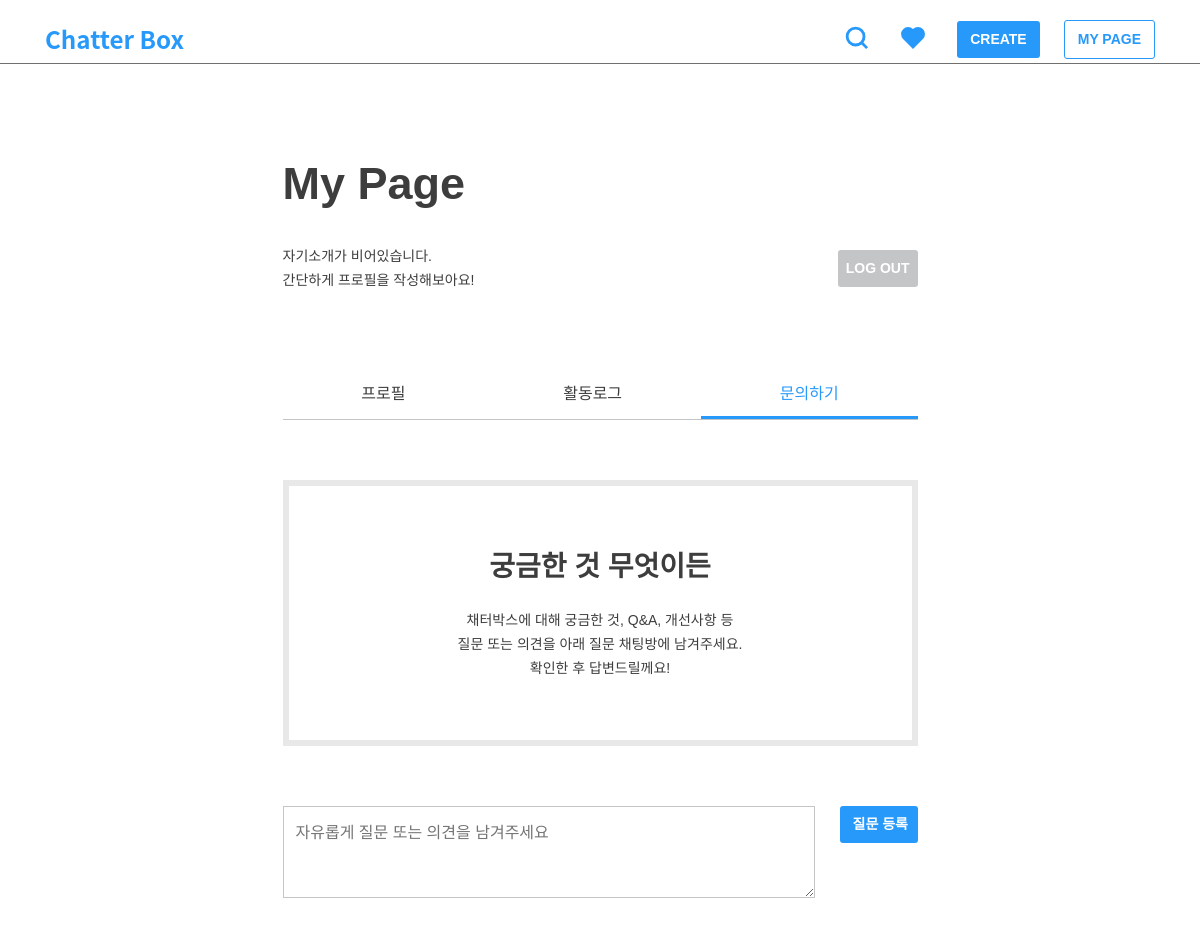
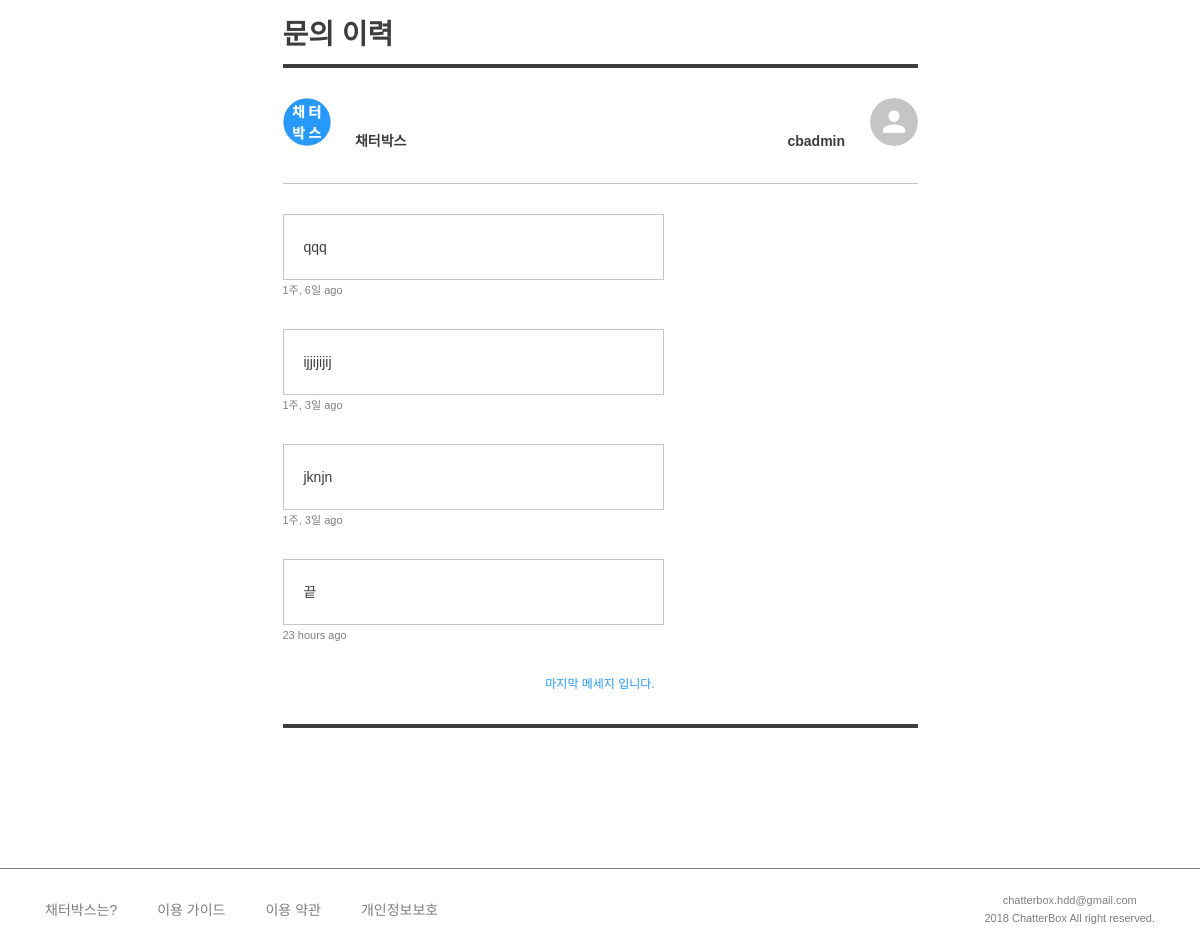
Screenshot of /member/contact/ (signed in) with the database file from the repository (2 pictures, top to bottom).
### member/models.py (models this page shows, shortened)
class User(AbstractUser):
    GENDER_MALE = 'm'
    GENDER_FEMALE = 'f'
    GENDER_OTHER = 'o'
    CHOICES_GENDER = (
        (GENDER_MALE, '남성'),
        (GENDER_FEMALE, '여성'),
        (GENDER_OTHER, '기타'),
    )
    profile_image = models.ImageField(
        default='default/user.png', null=True, upload_to='user')
    bio = models.CharField(max_length=160, null=True)
    gender = models.CharField(max_length=1, choices=CHOICES_GENDER)
    like_posts = models.ManyToManyField(
        'post.Post', blank=True, related_name='like_users')
    like_comments = models.ManyToManyField(
        'comment.Comment', blank=True, related_name='like_comments')
    hate_comments = models.ManyToManyField(
        'comment.Comment', blank=True, related_name='hate_comments')
    objects = UserManager()

class ContactChat(models.Model):
    owner = models.ForeignKey(settings.AUTH_USER_MODEL, related_name='owner')
    author = models.ForeignKey(settings.AUTH_USER_MODEL, related_name='author')
    created_at = models.DateTimeField(auto_now_add=True, null=True)
    content = models.TextField()
    @property
    def natural_time(self):
        return naturaltime(self.created_at)

### member/views.py (the view)
@login_required
def contact(request):
    user = request.user
    chats = ContactChat.objects.filter(owner=user)
    chat_form = ContactChatForm()
    context = {
        'user': user,
        'chats': chats,
        'chat_form': chat_form,
    }
    return render(request, 'member/contact.html', context)

### member/forms.py
class ContactChatForm(forms.ModelForm):
    class Meta:
        model = ContactChat
        fields = (
            'content',
        )
        widgets = {
            'content': forms.Textarea(
                attrs={
                    'class': 'content',
                    'placeholder': '자유롭게 질문 또는 의견을 남겨주세요',
                }
            )
        }

### templates/member/contact.html (shortened to what this page needs)
{% extends 'base.html' %}
{% load static %}
{% block customCSS %}
<link rel="stylesheet" href="{% static 'css/member/my_page.css' %}">
<link rel="stylesheet" href="{% static 'css/member/contact.css' %}">
{% endblock %}
{% block content %}
<div class="row justify-content-center">
    <div class="col-md-7 mypage">
        <h2>My Page</h2>
        <div class="info-area">
            {% if user.bio %}
            <h6>{{ user.bio }}</h6>
            {% else %}
            <h6>자기소개가 비어있습니다.<br />간단하게 프로필을 작성해보아요!</h6>
            {% endif %}
            <a class="btn btn-gray" href="{% url 'member:logout' %}">LOG OUT</a>
        </div>
        <div class="mypage-body">
            <ul class="nav nav-pills nav-fill">
                <li class="nav-item"><a class="tab-link" href="{% url 'member:my_page' %}">
                        <h5>프로필</h5>
                    </a></li>
                <li class="nav-item"><a class="tab-link" href="{% url 'member:user_log' %}">
                        <h5>활동로그</h5>
                    </a></li>
                <li class="nav-item"><a class="tab-link active" href="#">
                        <h5>문의하기</h5>
                    </a></li>
            </ul>
            <div class="tab-pane" id="pills-contact">
                <div class="mypage-header">
                    <h3>궁금한 것 무엇이든</h3>
                    <h6>채터박스에 대해 궁금한 것, Q&A, 개선사항 등<br />질문 또는 의견을 아래 질문 채팅방에 남겨주세요.<br />확인한 후 답변드릴께요!</h6>
                </div>
                <form id="add-chat-form" action="{% url 'member:create_chat' %}" method="POST">
                    {{ chat_form.content }}
                    <input type="button" class="add-chat btn btn-fill" value="질문 등록">
                </form>
                <div class="chat-list">
                    <h3>문의 이력</h3>
                    <div class="list-header">
                        <div class="admin-header">
                            <img class="category-icon" src="{% static '/img/categories/all.png' %}" />
                            <h6>채터박스</h6>
                        </div>
                        <div class="user-header">
                            <h6>{{ user.username }}</h6>
                            <img class="profile_image" src="/media/{{ user.profile_image }}" />
                        </div>
                    </div>
                    <div class="list-body">
                        <div class="load-chat">
                            {% if chats %}
                            {% for chat in chats.all %}
                            {% if chat.author.is_staff %}
                            <div class="chat admin">
                                <h6>{{ chat.content }}</h6>
                                <span>{{ chat.natural_time }}</span>
                            </div>
                            {% else %}
                            <div class="chat">
                                <h6>{{ chat.content }}</h6>
                                <span>{{ chat.natural_time }}</span>
                            </div>
                            {% endif %}
                            {% endfor %}
                            <p>마지막 메세지 입니다.</p>
                            {% else %}
                            <div class="empty">
                                <h3>문의 이력이 없습니다.</h3>
                                <img src="{% static '/img/help-empty.png' %}" alt="">
                                <p>질문을 등록해 놓으시면 채터박스가<br />확인 후에 답변을 남겨드려요.<br />질문이 아닌 단순한 글에는 답변이 달리지 않아요.</p>
                            </div>
                            {% endif%}
                        </div>
                    </div>
                </div>
            </div>
        </div>
    </div>
</div>
{% endblock %}

### static/css/style.css (style rules this page uses)
html, body, div, span, applet, object, iframe, h1, h2, h3, h4, h5, h6, p, blockquote, pre, a, abbr, acronym, address, big, cite, code, del, dfn, em, img, ins, kbd, q, s, samp, small, strike, strong, sub, sup, tt, var, b, u, i, center, dl, dt, dd, ol, ul, li, fieldset, form, label, legend, table, caption, tbody, tfoot, thead, tr, th, td, article, aside, canvas, details, embed, figure, figcaption, footer, header, hgroup, menu, nav, output, ruby, section, summary, time, mark, audio, video { margin: 0; padding: 0; border: 0; font-size: 100%; font: inherit; vertical-align: baseline; }
body { display: flex; min-height: 100vh; flex-direction: column; font-family: "Noto Sans KR", sans-serif; }
ol, ul { list-style: none; }
a { all: unset; text-decoration: none !important; cursor: pointer; }
h2 { font-size: 45px; line-height: 80px; font-weight: 700; color: #3d3d3d; }
h3 { font-size: 28px; line-height: 42px; font-weight: 500; color: #3d3d3d; }
h5 { font-size: 16px; line-height: 24px; font-weight: 500; color: #3d3d3d; }
h6 { font-size: 14px; line-height: 24px; font-weight: 400; color: #3d3d3d; }
p { font-size: 12px; line-height: 20px; font-weight: 400; color: #7f7f7f; }
span { font-size: 11px; line-height: 18px; font-weight: 400; color: #7f7f7f; }
.btn { padding: 8px 13px; border: 0; border-radius: 3px; font-size: 14px; font-weight: 700; word-break: keep-all; }
.btn-fill { color: #fff !important; background-color: #2699FB; }
.btn-gray { color: #fff !important; background-color: #C3C5C7; }
.nav-pills { border-bottom: 1px solid #C3C5C7; }
.nav-pills .tab-link h5 { padding: 10px; }
.nav-pills .tab-link.active h5 { color: #2699FB; border-bottom: 3px solid #2699FB; }

### static/css/member/my_page.css (style rules this page uses)
.mypage { margin: 80px 0; }
.mypage h2 { margin-bottom: 20px; }
.mypage .info-area { display: flex; justify-content: space-between; align-items: center; margin-bottom: 80px; }
.mypage .info-area .btn-gray { padding: 8px; }
.mypage-body { margin-bottom: 60px; }
.mypage-body .mypage-header { width: 100%; margin: 60px 0; padding: 60px; text-align: center; border: 6px solid #E8E8E8; }
.mypage-body .mypage-header h3 { font-weight: 700; margin-bottom: 20px; }

### static/css/member/contact.css (style rules this page uses)
#add-chat-form { display: flex; justify-content: space-between; align-items: flex-start; margin-bottom: 65px; }
#add-chat-form .content { width: 100%; height: 92px; margin-right: 25px; padding: 12px; border: 1px solid #C3C5C7; }
#add-chat-form .add-chat { width: 78px; }
.chat-list { border-bottom: 4px solid #3d3d3d; }
.chat-list h3 { padding-bottom: 8px; font-weight: 700; }
.chat-list .list-header { display: flex; justify-content: space-between; padding: 30px 0; border-top: 4px solid #3D3D3D; border-bottom: 1px solid #C3C5C7; }
.chat-list .list-header img { width: 48px; height: 48px; border-radius: 50%; }
.chat-list .list-header h6 { display: inline; font-weight: 700; margin: 0 20px; }
.chat-list .list-body { overflow: auto; margin-top: 15px; }
.chat-list .list-body .chat { width: 60%; float: right; margin: 15px 0; text-align: right; }
.chat-list .list-body .chat h6 { padding: 20px; background-color: #2699FB; color: #fff; }
.chat-list .list-body .admin { float: left; text-align: left; }
.chat-list .list-body .admin h6 { padding: 20px; background-color: #fff; color: #3D3D3D; border: 1px solid #C3C5C7; }
.chat-list .list-body p { padding: 15px 0 30px; color: #2699FB; text-align: center; float: left; width: 100%; }

### rows the page displays
User: username "cbadmin", profile_image (placeholder picture)
ContactChat: content "qqq", natural_time "1주, 6일 ago"
ContactChat: content "ijjijijij", natural_time "1주, 3일 ago"
ContactChat: content "jknjn", natural_time "1주, 3일 ago"
ContactChat: content "끝", natural_time "23 hours ago"
